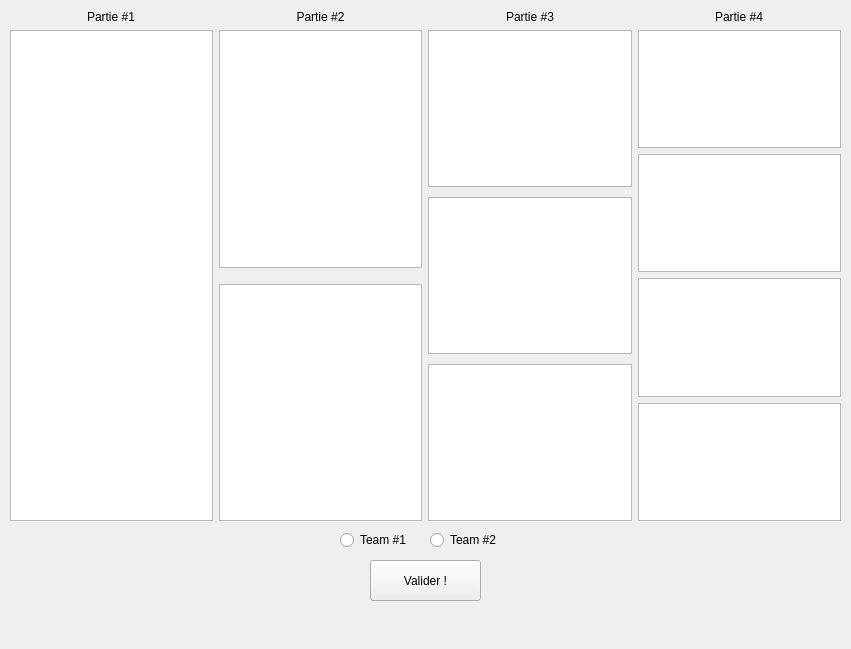
<?xml version="1.0" encoding="UTF-8"?>
<ui version="4.0">
 <class>FourMatchesContestWidget</class>
 <widget class="QWidget" name="FourMatchesContestWidget">
  <property name="geometry">
   <rect>
    <x>0</x>
    <y>0</y>
    <width>851</width>
    <height>649</height>
   </rect>
  </property>
  <property name="windowTitle">
   <string>Form</string>
  </property>
  <widget class="QWidget" name="layoutWidget">
   <property name="geometry">
    <rect>
     <x>10</x>
     <y>10</y>
     <width>831</width>
     <height>511</height>
    </rect>
   </property>
   <layout class="QHBoxLayout" name="mainHorizontalLayout">
    <item>
     <layout class="QVBoxLayout" name="firstMatchLayout">
      <item alignment="Qt::AlignHCenter">
       <widget class="QLabel" name="firstMatchLabel">
        <property name="text">
         <string>Partie #1</string>
        </property>
       </widget>
      </item>
      <item>
       <widget class="QTableView" name="firstMatchTableView">
        <property name="sizePolicy">
         <sizepolicy hsizetype="Expanding" vsizetype="Expanding">
          <horstretch>0</horstretch>
          <verstretch>0</verstretch>
         </sizepolicy>
        </property>
       </widget>
      </item>
     </layout>
    </item>
    <item>
     <layout class="QVBoxLayout" name="secondMatchLayout">
      <item>
       <widget class="QLabel" name="secondMatchLabel">
        <property name="text">
         <string>Partie #2</string>
        </property>
        <property name="alignment">
         <set>Qt::AlignCenter</set>
        </property>
       </widget>
      </item>
      <item>
       <widget class="QListView" name="secondMatchTableViewOneWin"/>
      </item>
      <item>
       <spacer name="verticalSpacer">
        <property name="orientation">
         <enum>Qt::Vertical</enum>
        </property>
        <property name="sizeType">
         <enum>QSizePolicy::Preferred</enum>
        </property>
        <property name="sizeHint" stdset="0">
         <size>
          <width>20</width>
          <height>10</height>
         </size>
        </property>
       </spacer>
      </item>
      <item>
       <widget class="QTableView" name="secondMatchTableViewNoWin"/>
      </item>
     </layout>
    </item>
    <item>
     <layout class="QVBoxLayout" name="thirdMatchLayout">
      <item alignment="Qt::AlignHCenter">
       <widget class="QLabel" name="thirdMatchLabel">
        <property name="text">
         <string>Partie #3</string>
        </property>
       </widget>
      </item>
      <item>
       <widget class="QTableView" name="thirdMatchTableViewTwoWin"/>
      </item>
      <item>
       <spacer name="verticalSpacer_2">
        <property name="orientation">
         <enum>Qt::Vertical</enum>
        </property>
        <property name="sizeHint" stdset="0">
         <size>
          <width>20</width>
          <height>40</height>
         </size>
        </property>
       </spacer>
      </item>
      <item>
       <widget class="QTableView" name="thirdMatchTableViewOneWin"/>
      </item>
      <item>
       <spacer name="verticalSpacer_3">
        <property name="orientation">
         <enum>Qt::Vertical</enum>
        </property>
        <property name="sizeHint" stdset="0">
         <size>
          <width>20</width>
          <height>40</height>
         </size>
        </property>
       </spacer>
      </item>
      <item>
       <widget class="QTableView" name="thirdMatchTableViewNoWin"/>
      </item>
     </layout>
    </item>
    <item>
     <layout class="QVBoxLayout" name="fourthMatchLayout">
      <item alignment="Qt::AlignHCenter">
       <widget class="QLabel" name="fourthMatchLabel">
        <property name="text">
         <string>Partie #4</string>
        </property>
       </widget>
      </item>
      <item>
       <widget class="QTableView" name="fourthMatchTableViewThreeWin"/>
      </item>
      <item>
       <spacer name="verticalSpacer_4">
        <property name="orientation">
         <enum>Qt::Vertical</enum>
        </property>
        <property name="sizeHint" stdset="0">
         <size>
          <width>20</width>
          <height>40</height>
         </size>
        </property>
       </spacer>
      </item>
      <item>
       <widget class="QTableView" name="fourthMatchTableViewTwoWin"/>
      </item>
      <item>
       <spacer name="verticalSpacer_5">
        <property name="orientation">
         <enum>Qt::Vertical</enum>
        </property>
        <property name="sizeHint" stdset="0">
         <size>
          <width>20</width>
          <height>40</height>
         </size>
        </property>
       </spacer>
      </item>
      <item>
       <widget class="QTableView" name="fourthMatchTableViewOneWin"/>
      </item>
      <item>
       <spacer name="verticalSpacer_6">
        <property name="orientation">
         <enum>Qt::Vertical</enum>
        </property>
        <property name="sizeHint" stdset="0">
         <size>
          <width>20</width>
          <height>40</height>
         </size>
        </property>
       </spacer>
      </item>
      <item>
       <widget class="QTableView" name="fourthMatchTableViewNoWin"/>
      </item>
     </layout>
    </item>
   </layout>
  </widget>
  <widget class="QRadioButton" name="firstTeamRadioButton">
   <property name="geometry">
    <rect>
     <x>340</x>
     <y>530</y>
     <width>100</width>
     <height>20</height>
    </rect>
   </property>
   <property name="text">
    <string>Team #1</string>
   </property>
  </widget>
  <widget class="QRadioButton" name="secondTeamRadioButton">
   <property name="geometry">
    <rect>
     <x>430</x>
     <y>530</y>
     <width>100</width>
     <height>20</height>
    </rect>
   </property>
   <property name="text">
    <string>Team #2</string>
   </property>
  </widget>
  <widget class="QPushButton" name="submitScoreButton">
   <property name="geometry">
    <rect>
     <x>370</x>
     <y>560</y>
     <width>111</width>
     <height>41</height>
    </rect>
   </property>
   <property name="text">
    <string>Valider !</string>
   </property>
  </widget>
 </widget>
 <resources/>
 <connections/>
</ui>
